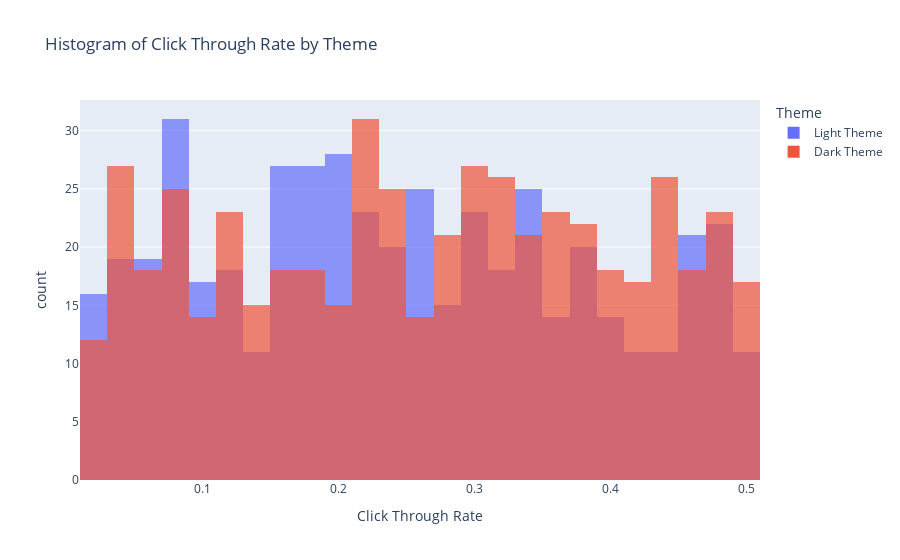

Notebook code for this chart:
### Code cell
# Histogram for Click Through Rate (CTR) by Theme
fig_ctr_hist = px.histogram(df, x='Click Through Rate', color='Theme',
                            barmode='overlay',
                            title='Histogram of Click Through Rate by Theme',
                            nbins=30,
                            opacity=0.7)
fig_ctr_hist.show()

### Figure 1 — Plotly figure (JSON) as saved in the notebook; plotly's stock layout.template omitted (floating-point values rounded to 4 significant figures; data arrays with more than 128 entries replaced by an {"elided": "..."} marker saying what was removed)
{"data": [{"bingroup": "x", "hovertemplate": "Theme=Light Theme<br>Click Through Rate=%{x}<br>count=%{y}<extra></extra>", "legendgroup": "Light Theme", "marker": {"color": "#636efa", "opacity": 0.7, "pattern": {"shape": ""}}, "name": "Light Theme", "nbinsx": 30, "orientation": "v", "showlegend": true, "type": "histogram", "x": {"elided": "486 float values"}, "xaxis": "x", "yaxis": "y"}, {"bingroup": "x", "hovertemplate": "Theme=Dark Theme<br>Click Through Rate=%{x}<br>count=%{y}<extra></extra>", "legendgroup": "Dark Theme", "marker": {"color": "#EF553B", "opacity": 0.7, "pattern": {"shape": ""}}, "name": "Dark Theme", "nbinsx": 30, "orientation": "v", "showlegend": true, "type": "histogram", "x": {"elided": "514 float values"}, "xaxis": "x", "yaxis": "y"}], "layout": {"barmode": "overlay", "legend": {"title": {"text": "Theme"}, "tracegroupgap": 0}, "title": {"text": "Histogram of Click Through Rate by Theme"}, "xaxis": {"anchor": "y", "domain": [0, 1], "title": {"text": "Click Through Rate"}}, "yaxis": {"anchor": "x", "domain": [0, 1], "title": {"text": "count"}}}}
